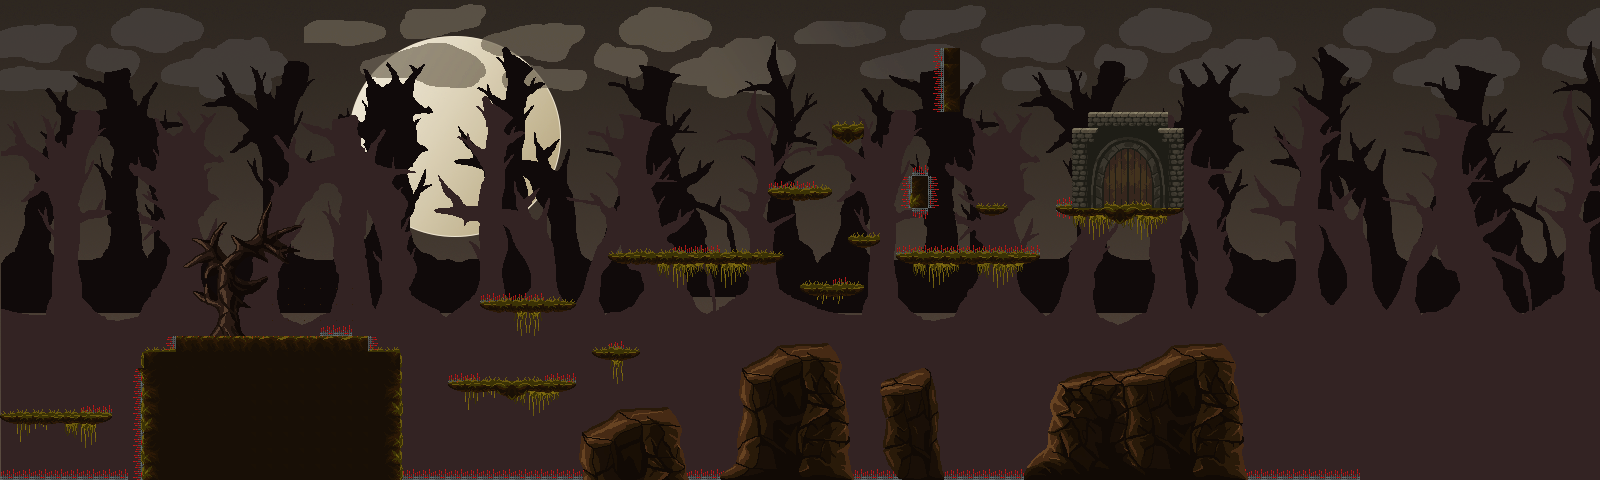

Rendered tile map (Tiled .tmx) drawn with the repository's tilesets; below, a short description and the map source with its tile grids summarised:
An orthogonal 100x30 tile map with 16x16 px tiles, 7 tile layers (fondo, arboles 2, forgound, arboles, ...), 7 tilesets and 50 objects.

<map version="1.2" tiledversion="1.2.5" orientation="orthogonal" renderorder="right-down" width="100" height="30" tilewidth="16" tileheight="16" infinite="0" nextlayerid="12" nextobjectid="58">
 <tileset firstgid="1" name="env_ground" tilewidth="16" tileheight="16" tilecount="900" columns="30">
  <image source="darkforest/env_ground.png" width="480" height="480" />
 </tileset>
 <tileset firstgid="901" name="env_rock" tilewidth="16" tileheight="16" tilecount="900" columns="30">
  <image source="darkforest/env_rock.png" width="480" height="480" />
 </tileset>
 <tileset firstgid="1801" name="env_trees" tilewidth="16" tileheight="16" tilecount="1156" columns="34">
  <image source="darkforest/env_trees.png" width="544" height="544" />
 </tileset>
 <tileset firstgid="2957" name="bgrd_tree5" tilewidth="16" tileheight="16" tilecount="918" columns="51">
  <image source="darkforest/bgrd_tree5.png" width="816" height="288" />
 </tileset>
 <tileset firstgid="3875" name="bgrd_tree2" tilewidth="16" tileheight="16" tilecount="918" columns="51">
  <image source="darkforest/bgrd_tree2.png" width="816" height="288" />
 </tileset>
 <tileset firstgid="4793" name="main_background" tilewidth="16" tileheight="16" tilecount="2304" columns="64">
  <image source="darkforest/main_background.png" width="1024" height="576" />
 </tileset>
 <tileset firstgid="7097" name="tileset" tilewidth="16" tileheight="16" tilecount="216" columns="24">
  <image source="tileset.png" width="384" height="144" />
 </tileset>
 <layer id="1" name="fondo" width="100" height="30">
  <properties>
   <property name="solid" type="bool" value="false" />
  </properties>
  <data>[3000 cells, 3000 non-empty, 1890 distinct tile ids]</data>
 </layer>
 <layer id="2" name="arboles 2" width="100" height="30" offsetx="1" offsety="9">
  <properties>
   <property name="solid" type="bool" value="false" />
  </properties>
  <data>[3000 cells, 1694 non-empty, 816 distinct tile ids]</data>
 </layer>
 <layer id="3" name="forgound" width="100" height="30" offsetx="1" offsety="24">
  <properties>
   <property name="solid" type="bool" value="false" />
  </properties>
  <data>[3000 cells, 2600 non-empty, 916 distinct tile ids]</data>
 </layer>
 <layer id="4" name="arboles" width="100" height="30">
  <data>[3000 cells, 25 non-empty, 25 distinct tile ids]</data>
 </layer>
 <layer id="7" name="pinchos" width="100" height="30">
  <properties>
   <property name="solid" type="int" value="1" />
  </properties>
  <data>[3000 cells, 103 non-empty, 4 distinct tile ids]</data>
 </layer>
 <layer id="5" name="tiles_bg" width="100" height="30">
  <properties>
   <property name="solid" type="bool" value="false" />
  </properties>
  <data>[3000 cells, 649 non-empty, 361 distinct tile ids]</data>
 </layer>
 <layer id="6" name="tiles_solid" width="100" height="30">
  <properties>
   <property name="solid" type="bool" value="true" />
  </properties>
  <data>[3000 cells, 226 non-empty, 32 distinct tile ids]</data>
 </layer>
 <objectgroup id="8" name="plataformas">
  <object id="1" x="1" y="414.333" width="109.667" height="9.33333" />
  <object id="2" x="142.333" y="352" width="259" height="126.667" />
  <object id="5" x="174.333" y="336" width="195" height="15.6667" />
  <object id="6" x="449.5" y="380" width="126.5" height="11.5" />
  <object id="7" x="480" y="300" width="95.5" height="11.5" />
  <object id="8" x="586.667" y="348.5" width="57.1667" height="11" />
  <object id="9" x="609" y="252" width="174.5" height="12.5" />
  <object id="10" x="898" y="250.5" width="142.5" height="13.5" />
  <object id="11" x="1055.5" y="205.5" width="130.5" height="10.5" />
  <object id="25" x="832.5" y="127" width="31" height="14.5" />
  <object id="26" x="768.5" y="190.5" width="64.8333" height="10" />
  <object id="27" x="800.5" y="287" width="63" height="8" />
  <object id="28" x="846.833" y="237.333" width="32.6667" height="10.1667" />
  <object id="29" x="978" y="207" width="29" height="9" />
  <object id="31" x="1168.5" y="111" width="16.5" height="105.5" />
  <object id="40" x="944" y="48" width="15.25" height="63.6667" />
  <object id="46" x="910.667" y="177.334" width="17.3333" height="31.3333" />
 </objectgroup>
 <objectgroup id="9" name="pinchos">
  <object id="12" x="80.5" y="406.5" width="30.5" height="10" />
  <object id="13" x="0" y="466.5" width="141.5" height="13.5" />
  <object id="14" x="133.5" y="368" width="8" height="111.5" />
  <object id="15" x="320.5" y="327" width="33" height="9" />
  <object id="16" x="399" y="466.5" width="962" height="13" />
  <object id="17" x="544.5" y="370.5" width="31.5" height="12" />
  <object id="18" x="480.25" y="292.5" width="64.75" height="13" />
  <object id="19" x="608" y="341" width="18" height="9.5" />
  <object id="20" x="671.5" y="245" width="52" height="12.5" />
  <object id="21" x="769.333" y="180.5" width="45.6667" height="12" />
  <object id="22" x="897.5" y="242.5" width="143" height="13.5" />
  <object id="24" x="1055" y="200" width="18.5" height="20.5" />
  <object id="30" x="831.5" y="277.5" width="18" height="11.5" />
  <object id="37" x="164.25" y="336.25" width="10.75" height="15.5" />
  <object id="38" x="368.25" y="336.5" width="14" height="15" />
  <object id="39" x="448.5" y="373.25" width="31.8333" height="10.5" />
  <object id="41" x="933.5" y="47.25" width="10.25" height="64.3333" />
  <object id="42" x="900.667" y="176.667" width="10" height="31.3333" />
  <object id="43" x="911.333" y="166.667" width="16.6667" height="10" />
  <object id="44" x="927.333" y="176.667" width="10.6667" height="32.6666" />
  <object id="45" x="912.667" y="208" width="16" height="14.6667" />
 </objectgroup>
 <objectgroup id="10" name="win">
  <object id="33" x="1104" y="163" width="49" height="40" />
 </objectgroup>
 <objectgroup id="11" name="coins">
  <object id="47" x="144" y="326" width="17.3333" height="20.6667" />
  <object id="48" x="240" y="286" width="20" height="17.3333" />
  <object id="49" x="273.333" y="288.667" width="21.3333" height="15.3333" />
  <object id="50" x="494.667" y="347.333" width="18.6667" height="19.3333" />
  <object id="51" x="572" y="244.667" width="20.6667" height="18" />
  <object id="52" x="600.667" y="212" width="20" height="21.3333" />
  <object id="53" x="632" y="322" width="21.3333" height="18.6667" />
  <object id="54" x="916.667" y="133.333" width="26" height="18.6667" />
  <object id="55" x="954" y="133.333" width="26" height="19.3333" />
  <object id="56" x="878" y="84.6667" width="21.3333" height="21.3333" />
  <object id="57" x="856" y="207.333" width="18.6667" height="18.6667" />
 </objectgroup>
</map>
